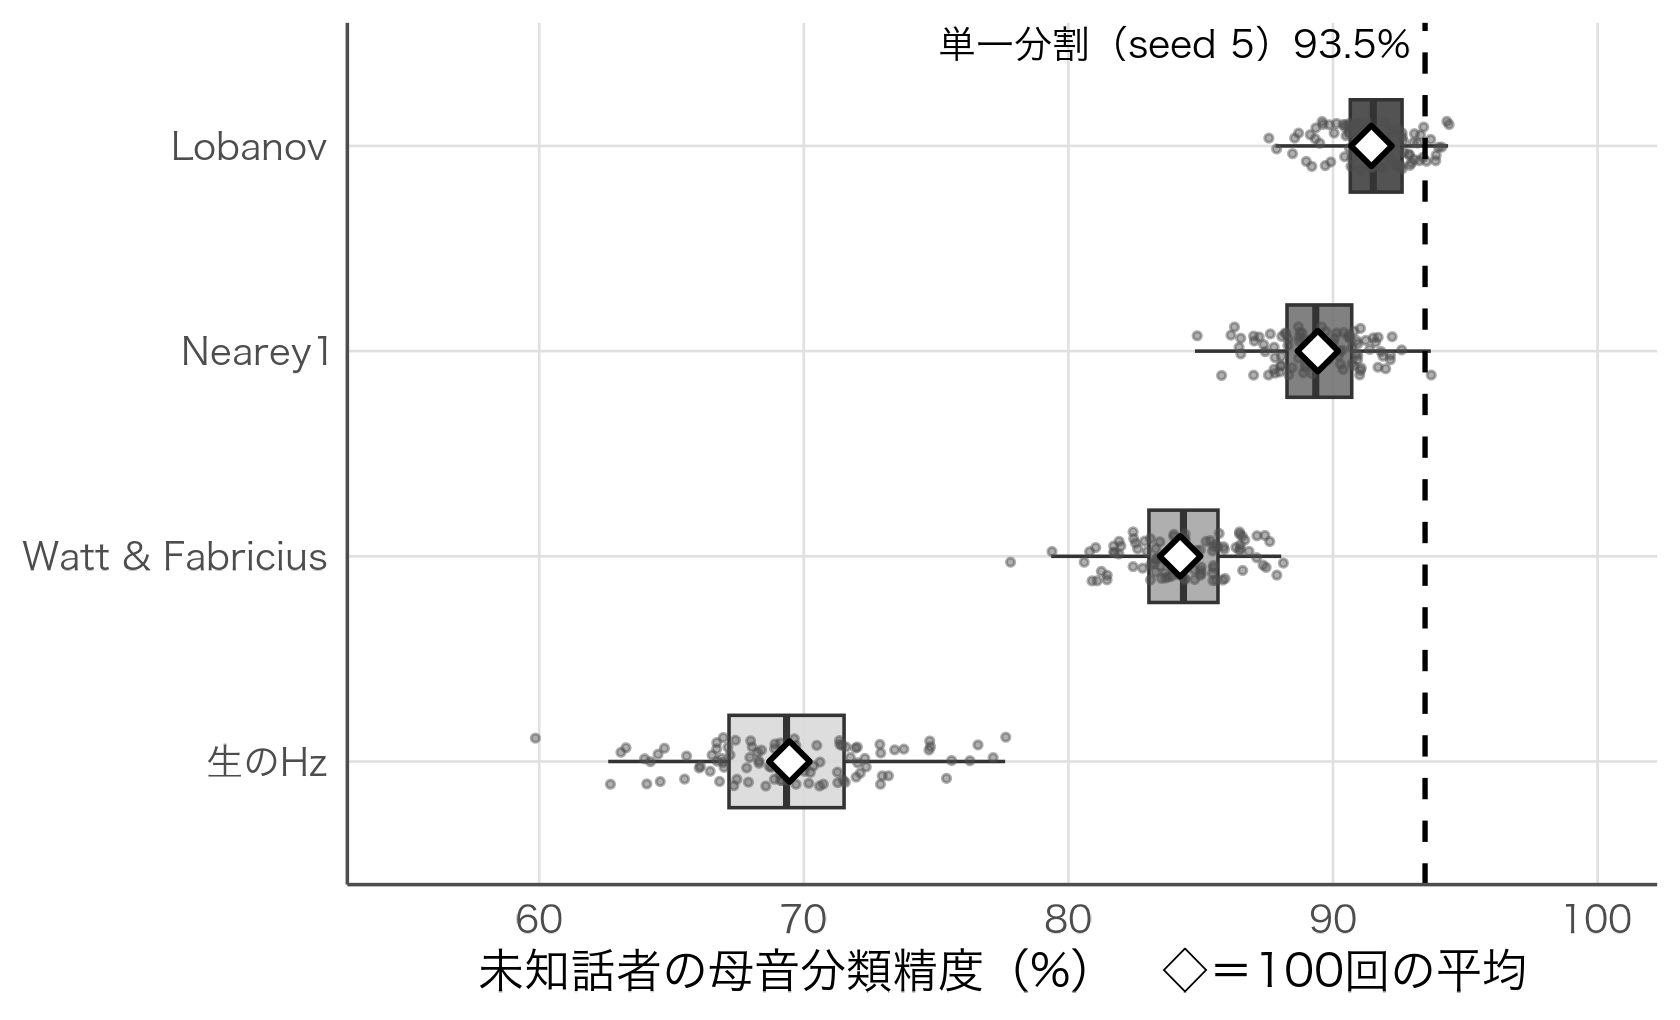

Here is the R script that generated this plot:
# 第14章 図14-1：話者単位100回分割での分類精度の分布。
# 手順・seedは本文14.2節（notebooks の ch14 セル6・8）と同一。乱数列を揃えるため本文のコードをそのまま実行する。
source("figures/style.R")
suppressPackageStartupMessages({library(MASS); library(phonTools); library(tidyverse)})
data(pb52)

pb <- pb52 %>%
  mutate(talker_type = recode(as.character(type), m = "男性", w = "女性", c = "子ども")) %>%
  group_by(speaker) %>%
  # 第2章と同じLobanov正規化（話者ごとのzスコア）。
  # ⚠️ 正規化のパラメータ（各話者の平均・SD）は「その話者の全トークン」
  #   （訓練・テストに分ける前の全体）から計算される。Lobanov・Nearey1は
  #   F1・F2の値だけを使い、母音カテゴリのラベルは使わない教師なしの変換
  #   なのでラベル漏洩ではないが、**テスト話者についても音響測定値そのものは
  #   正規化の計算に使われている**——「その話者の母音一式は既に観測できている」
  #   トランスダクティブな設定になる。1トークンだけの完全に未知な話者を
  #   分類する課題とは異なる、より緩やかな評価設定であることに注意する
  #   （詳細は本文14.2節）。ただし後述のWatt & Fabricius法は、基準となる
  #   母音（/i/・/ɑ/相当）を特定するのに母音ラベルそのものを使うため、
  #   この「ラベルは未知」という説明は当てはまらない点にも注意する。
  mutate(f1z = as.numeric(scale(f1)), f2z = as.numeric(scale(f2))) %>%
  ungroup()

# ★★訓練・テストは「トークン単位」ではなく「話者単位」で分ける。
#   トークン単位でランダムに分けると（例: sample(nrow(pb), ...)）、
#   同じ話者の他のトークンが訓練データに混ざり込む。その場合、モデルは
#   「未知の話者の母音を当てる」課題ではなく「既知の話者の、まだ見ていない
#   トークンを当てる」課題を解くことになり、精度は本来より高く出る。
set.seed(5)
speakers <- unique(pb$speaker)
train_speakers <- sample(speakers, floor(0.7 * length(speakers)))
train <- pb %>% filter(speaker %in% train_speakers)
test  <- pb %>% filter(!speaker %in% train_speakers)

accuracy <- function(model, data) mean(predict(model, data)$class == data$vowel)

test_single <- test
lda_raw  <- lda(vowel ~ f1 + f2, data = train)     # 生のHz
lda_norm <- lda(vowel ~ f1z + f2z, data = train)   # 話者内で正規化

cat("  生のHz F1,F2       :", round(accuracy(lda_raw, test), 3), "\n")
cat("  話者内正規化 F1,F2 :", round(accuracy(lda_norm, test), 3), "\n")

# どの母音どうしが混同されやすいか
pred <- predict(lda_norm, test)$class
confusion <- as.data.frame(table(true = test$vowel, pred = pred)) %>%
  filter(true != pred) %>% arrange(desc(Freq)) %>% head(5)
cat("\n最も混同された組み合わせ（この1回の分割）:\n")
print(confusion)

# --- 実行結果 ---
# 10母音の判別・未知話者への汎化（当てずっぽうなら10%、この1回の分割のみ）
#   生のHz F1,F2       : 0.713
#   話者内正規化 F1,F2 : 0.935
#
# 最も混同された組み合わせ（この1回の分割）:
#   true pred Freq
#      u    U    5
#      I    E    4
#      A    V    4
#      {    E    3
#      O    u    3
#
# 【出力の読み方】
# ・話者内正規化は、生のHzより判別精度を上げるはずである。使っている
#   情報はどちらもF1とF2の2つだけで、変えたのは
#   「話者ごとの声道長の違いを取り除いたかどうか」だけである。
# ・混同表が音声学的に筋の通った形をしているか確認する。
#   隣り合う母音どうしの混同（例: u と U）は自然だが、
#   もし i と A のように空間の端どうしが混同されていたら、
#   それは母音の性質ではなくコードの誤りを疑う場面である。
# ・⚠️ **ただし、この93.5%という数値を代表精度として報告してはならない。**
#   set.seed(5)という1つの分割がたまたま返した値にすぎない。次のセルで、
#   分割を100回繰り返して平均・SD・分布を確認する。

# ⏳ 数十秒（LDAは軽いモデルなので、800回近くのfitでもすぐ終わる）。

# Nearey1（formant-intrinsic、対数平均を引く）
pb <- pb %>% group_by(speaker) %>%
  mutate(f1_nearey = log(f1) - mean(log(f1)), f2_nearey = log(f2) - mean(log(f2)),
         f3z = as.numeric(scale(f3))) %>%
  ungroup()

# Watt & Fabricius（3つの角の重心を基準点にする）
# ⚠️ d$vowel == "i" / "A" で母音ラベルを直接使って角を特定している。
#   Lobanov・Nearey1と違い、この手法はテスト話者についても母音ラベルの
#   一部を使う点で、より緩い評価設定になっている（本文14.2節参照）。
speakers <- unique(pb$speaker)
wf_list <- lapply(speakers, function(sp) {
  d <- pb %>% filter(speaker == sp)
  Fi1 <- mean(d$f1[d$vowel == "i"]); Fi2 <- mean(d$f2[d$vowel == "i"])
  Fa1 <- mean(d$f1[d$vowel == "A"]); Fa2 <- mean(d$f2[d$vowel == "A"])
  Fu1 <- Fi1; Fu2 <- Fi1                       # 計算上の/u/: F1(u')=F2(u')=F1(i)
  S1 <- (Fi1 + Fa1 + Fu1) / 3; S2 <- (Fi2 + Fa2 + Fu2) / 3
  d$f1_wf <- d$f1 / S1; d$f2_wf <- d$f2 / S2
  d
})
pb <- bind_rows(wf_list)

acc      <- function(m, d) mean(predict(m, d)$class == d$vowel)
acc_type <- function(m, d) mean(predict(m, d)$class == d$talker_type)

set.seed(100)
n_rep <- 100
res <- vector("list", n_rep)
for (i in 1:n_rep) {
  train_speakers <- sample(speakers, floor(0.7 * length(speakers)))
  train <- pb %>% filter(speaker %in% train_speakers)
  test  <- pb %>% filter(!speaker %in% train_speakers)

  m_raw       <- lda(vowel ~ f1 + f2, data = train)
  m_lob       <- lda(vowel ~ f1z + f2z, data = train)
  m_lob_f3raw <- lda(vowel ~ f1z + f2z + f3, data = train)
  m_lob_f3z   <- lda(vowel ~ f1z + f2z + f3z, data = train)
  m_nearey    <- lda(vowel ~ f1_nearey + f2_nearey, data = train)
  m_wf        <- lda(vowel ~ f1_wf + f2_wf, data = train)
  m_type_raw  <- lda(talker_type ~ f1 + f2, data = train)
  m_type_norm <- lda(talker_type ~ f1z + f2z, data = train)

  pb2 <- pb %>% filter(vowel %in% c("i", "I")) %>% mutate(vowel = droplevels(vowel))
  sp2 <- unique(pb2$speaker); tr2 <- sample(sp2, floor(0.7 * length(sp2)))
  train2 <- pb2 %>% filter(speaker %in% tr2); test2 <- pb2 %>% filter(!speaker %in% tr2)
  m_ii <- lda(vowel ~ f1z + f2z, data = train2)

  res[[i]] <- tibble(
    raw = acc(m_raw, test), lobanov = acc(m_lob, test),
    lobanov_f3raw = acc(m_lob_f3raw, test), lobanov_f3norm = acc(m_lob_f3z, test),
    nearey = acc(m_nearey, test), wf = acc(m_wf, test),
    type_raw = acc_type(m_type_raw, test), type_norm = acc_type(m_type_norm, test),
    ii = acc(m_ii, test2)
  )
}
allres <- bind_rows(res)
single <- accuracy(lda_norm, test_single)
print(round(sapply(allres[,c("raw","lobanov","nearey","wf")], function(x) c(mean=mean(x), sd=sd(x))*100),2))
cat("single:", round(single*100,1), "\n")
lv <- c("raw", "wf", "nearey", "lobanov")
lab <- c(raw = "生のHz", wf = "Watt & Fabricius", nearey = "Nearey1", lobanov = "Lobanov")
long <- allres %>% select(raw, wf, nearey, lobanov) %>% pivot_longer(everything(), names_to = "method", values_to = "acc") %>%
  mutate(acc = acc * 100, method = factor(method, levels = lv, labels = lab[lv]))
mn <- long %>% group_by(method) %>% summarise(m = mean(acc), .groups = "drop")
shades <- setNames(c("grey85", "grey65", "grey45", "grey25"), levels(long$method))
p <- ggplot(long, aes(acc, method)) +
  geom_boxplot(aes(fill = method), width = 0.45, outlier.shape = NA, colour = "grey20", linewidth = 0.4, alpha = 0.9) +
  geom_jitter(height = 0.12, size = 0.6, colour = "grey30", alpha = 0.45) +
  geom_point(data = mn, aes(m, method), shape = 23, size = 3, fill = "white", stroke = 1) +
  geom_vline(xintercept = single * 100, linetype = "dashed", colour = "black", linewidth = 0.6) +
  annotate("text", x = single * 100 - 0.6, y = 4.5, label = "単一分割（seed 5）93.5%", hjust = 1, size = 3.2, family = "hira") +
  scale_fill_manual(values = shades, guide = "none") +
  scale_x_continuous(limits = c(55, 100), breaks = seq(60, 100, 10)) +
  labs(x = "未知話者の母音分類精度（%）　◇＝100回の平均", y = NULL)
save_fig(p, "ch14_split_accuracy", w = 5.6, h = 3.4)
